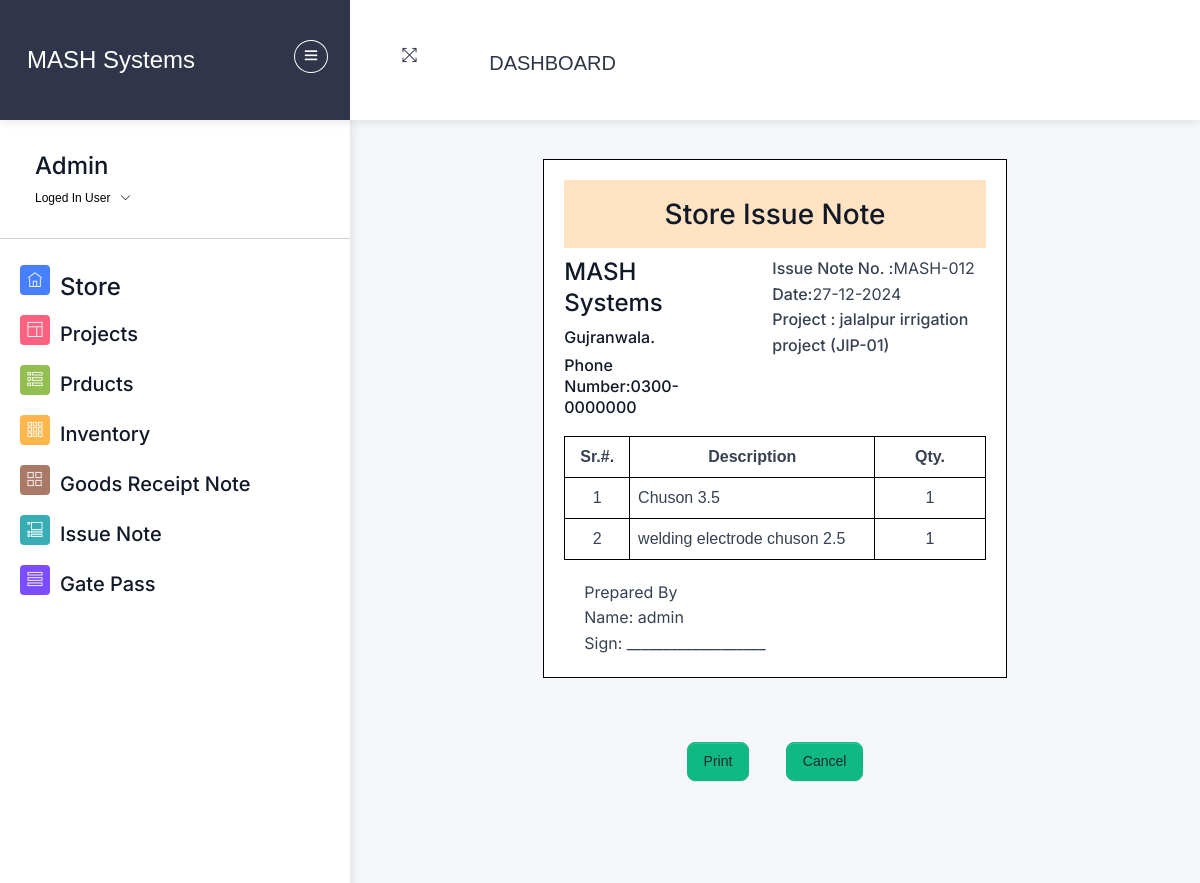
/print-store-issue/12/ (signed in), run on the app's committed database.
### home/models.py (models this page shows, shortened)
class Store_Issue_Note(models.Model):
    products = models.ManyToManyField(Product, through='Store_Issue_Product')
    date_created = models.DateTimeField(auto_now_add=True)
    project =  models.ForeignKey(Project,on_delete=models.PROTECT,null=True)
    created_by = models.ForeignKey(User, on_delete=models.RESTRICT,null=True)

class Project(models.Model):
    name = models.CharField(max_length=100)
    is_deleted=models.BooleanField(default=False)
    def __str__(self):
        return self.name

class Store_Issue_Product(models.Model):
    store_issue_note = models.ForeignKey(Store_Issue_Note, on_delete=models.RESTRICT)
    product = models.ForeignKey(Product, on_delete=models.RESTRICT)
    quantity = models.PositiveIntegerField()

class Product(models.Model):
    ACTIVE = 'Atcive'
    INACTIVE = 'Inactive'
    STATUS_TYPE_CHOICES = [
        (ACTIVE , 'Active'),
        (INACTIVE ,'Inactive'),
    ]
    category=models.ForeignKey(Category,on_delete=models.RESTRICT)
    category=models.ForeignKey(Category,on_delete=models.RESTRICT)
    productname=models.CharField(max_length=255,unique=True)
    product_size=models.CharField(max_length=255)
    product_quantity=models.CharField(max_length=255,null=True,blank=True )
    unit=models.CharField(max_length=255,default="Nos")
    weight=models.FloatField(max_length=255,default=0,null=True,blank=True)
    product_status=models.BooleanField(default=True)
    is_deleted = models.BooleanField(default=False)
    pro_img=models.ImageField(upload_to="uploaded/products/",null=True,blank=True)
    product_slug=AutoSlugField(populate_from=None,unique=True,null=True,default=None)

### home/views/store_issue.py (the view)
# urls.py: path('print-store-issue/<int:issue_note_id>/', store_issue.print_store_issue, name='print_store_issue'),
@login_required
@permission_required('home.view_store_issue_note', login_url='/login/')
def print_store_issue(request, issue_note_id):
    issue_note = get_object_or_404(Store_Issue_Note, id=issue_note_id)
    issue_note_products = Store_Issue_Product.objects.filter(store_issue_note=issue_note)
    return render(request, 'store_issue/print_store_issue.html', {
        'issue_note': issue_note,
        'issue_note_products': issue_note_products,
    })

### templates/store_issue/print_store_issue.html (shortened to what this page needs)
{% extends 'css-js-links.html' %}
{% load custom_filters %}
{% load crispy_forms_tags %}
{% load static %}
{% block context %}
{% include 'store/navbar.html' %}
{% endblock context %}
{% block body %}
<div class="pcoded-content">
    <div class="pcoded-inner-content">
      <div class="main-body">
        <div class="page-wrapper">
          <div class="page-body">
<div class="table-container printableArea"  id="printableArea">
    <div class="text-center">
        <h3 class="text-center p-3" style="background-color:#ffe3c2">
            Store Issue Note
        </h3>
    </div>
    <div class="header-section">
        <div>
            <h4 class="">
                 MASH Systems
            </h4>
            <h6 class="d-flex">Gujranwala.</h6>
            <h6 class="d-flex">Phone Number:0300-0000000</h6>
        </div>
        <div style="margin-left:80px;width:400px">
            <p><strong>Issue Note No. :</strong>MASH-0{{issue_note.id}}</p>
            <p><strong>Date:</strong>{{ issue_note.date_created|date:"d-m-Y" }}</p>
            <p><strong>Project :
           {{issue_note.project}} </strong></p>
        </div>
    </div>
    <table>
        <thead>
            <tr>
                <th class="col-1 text-center">Sr.#.</th>
                <th class="col-7 text-center">Description</th>
                <th class="tbcol-2 text-center">Qty.</th>
            </tr>
        </thead>
        <tbody id="product-list">
            {% if issue_note_products %}
            {% for product in issue_note_products %}
            <tr>
                <td class="text-center">{{ forloop.counter }}</td>
                <td>{{ product.product.productname }}</td>
                <td class="text-center">{{ product.quantity }}</td>
            </tr>
            {% endfor %}
            {% endif %}
        </tbody>
    </table>
    <div class="footer-section">
        <div>
            <p>Prepared By</p>
            <p>Name: {{request.user}}</p>
            <p>Sign: ___________________</p>
        </div>
    </div>
</div>
<div class="container mt-5 mb-5 text-center">
    <a href="#" onclick="window.print()" class="btn btn-success m-3">Print</a>
    <a href="{% url 'list_store_issue' %}" class="btn btn-success m-3">Cancel</a>
</div>
{% endblock body %}

### templates/store/navbar.html (shortened to what this page needs)
{% load static %}
<div id="pcoded" class="pcoded">
  <div class="pcoded-container navbar-wrapper">
    <nav style="padding: 0 ; margin: 0 ;" class="navbar header-navbar pcoded-header">
      <div class="navbar-wrapper">
        <div style="height: 120px" class="navbar-logo  " >
          <a class="mobile-menu mt-3" id="mobile-collapse" href="#!">
            <i class="ti-menu"></i>
          </a>
          <a   class=" fs-4  btn " href="/">MASH Systems</a>
        </div>
        <div class="navbar-container container-fluid">
          <ul class="nav-left">
            <li class="mt-3">
              <a  href="#!" onclick="javascript:toggleFullScreen()">
                <i class="ti-fullscreen"></i>
              </a>
            </li>
          </ul>
          <nav class="navbar navbar-expand-lg bg-body-tertiary">
            {% if perms.home.view_dashboard %}
            <div class="container-fluid">
              <a class="navbar-brand fs-5  mt-4 " href="/">Dashboard</a>
              {% endif %}
              <div id="display-msg" class="text-center" style="min-height: 70px">
              </div>
          </nav>
    </nav>
    <div class="pcoded-main-container">
      <div class="pcoded-wrapper">
        <nav class="pcoded-navbar">
          <div class="pcoded-inner-navbar main-menu">
            <div class="">
              <div class="main-menu-header">
                <div class="user-details">
                  <span>
                    <h4>{{request.user}}</h4>
                  </span>
                  <span id="more-details">Loged In User<i class="ti-angle-down"></i></span>
                </div>
              </div>
            </div>
            <hr>
            <ul class="pcoded-item pcoded-left-item">
              {% if perms.home.view_store %}
              <li class=" {% if request.path == '/store/' %} color-info {% endif %}">
                <a href="/store/">
                  <span class="pcoded-micon"><i class="ti-home"></i><b>D</b></span>
                  <span class="pcoded-mtext fs-5" data-i18n="nav.dash.main">
                    <h4>Store</h4>
                  </span>
                </a>
              </li>
              {% endif %}
              {% if perms.home.view_project %}
              <li class=" {% if request.path == '/project/' %} color-info {% endif %}">
                <a href="/project/">
                  <span class="pcoded-micon"><i class="ti-layout"></i><b>D</b></span>
                  <span class="pcoded-mtext fs-5" data-i18n="nav.dash.main">
                    <h5>Projects</h5>
                  </span>
                </a>
              </li>
              {% endif %}
              {% if perms.home.view_product %}
                  <li class=" {% if request.path == '/product/' %} color-info {% endif %} ">
                    <a href="/product/">
                      <span class="pcoded-micon"><i class="ti-view-list-alt"></i><b>D</b></span>
                      <span class="pcoded-mtext fs-5" data-i18n="nav.dash.main">
                        <h5>Prducts</h5>
                      </span>
                    </a>
                  </li>
                  {% endif %}
              {% if perms.home.view_employee %}
                  <li class=" {% if request.path == '/inventory/' %} color-info {% endif %} ">
                    <a href="/inventory/">
                      <span class="pcoded-micon"><i class="ti-layout-grid3"></i><b>D</b></span>
                      <span class="pcoded-mtext fs-5" data-i18n="nav.dash.main">
                        <h5>Inventory</h5>
                      </span>
                    </a>
                  </li>
                  {% endif %}
              {% if perms.home.view_store_purchase_note %}
                  <li class=" {% if request.path == '/list-store-purchase/' %} color-info {% endif %} ">
                    <a href="/list-store-purchase/">
                      <span class="pcoded-micon"><i class="ti-layout-grid2"></i><b>D</b></span>
                      <span class="pcoded-mtext fs-5" data-i18n="nav.dash.main">
                        <h5>Goods Receipt Note</h5>
                      </span>
                    </a>
                  </li>
                  {% endif %}
              {% if perms.home.view_store_issue_note %}
                  <li class=" {% if request.path == '/list-store-issue/' %} color-info {% endif %} ">
                    <a href="/list-store-issue/">
                      <span class="pcoded-micon"><i class="ti-layout-accordion-list"></i><b>D</b></span>
                      <span class="pcoded-mtext fs-5" data-i18n="nav.dash.main">
                        <h5>Issue Note</h5>
                      </span>
                    </a>
                  </li>
                  {% endif %}
              {% if perms.home.view_gatepass %}
                  <li class=" {% if request.path == '/list-gatepasses/' %} color-info {% endif %} ">
                    <a href="/list-gatepasses/">
                      <span class="pcoded-micon"><i class="ti-view-list"></i><b>D</b></span>
                      <span class="pcoded-mtext fs-5" data-i18n="nav.dash.main">
                        <h5>Gate Pass</h5>
                      </span>
                    </a>
                  </li>
                  {% endif %}
            </ul>
          </div>
        </nav>

### templates/store_issue/print_store_issue.html (style rules this page uses)
body { font-family: Arial, sans-serif; }
p { margin-top: 0; margin-bottom: 0rem; }
.table-container { width: 60%; margin: 0 auto; border: 1px solid #000; padding: 20px; background-color: #fff; }
table { width: 100%; border-collapse: collapse; margin-top: 10px; }
th, td { border: 1px solid #000; padding: 8px; text-align: left; }
.header-section { display: flex; justify-content: space-between; margin-bottom: 10px; }
.footer-section { display: flex; justify-content: space-between; margin-top: 20px; margin-left: 20px; }

### data on the page
Store_Issue_Note: id "12", date_created "27-12-2024", project "jalalpur irrigation project (JIP-01)"
Store_Issue_Product: product.productname "Chuson 3.5", quantity "1"
Store_Issue_Product: product.productname "welding electrode chuson 2.5", quantity "1"

### other printed values
{{ request.user }} "Admin"
{{ request.user }} "admin"
